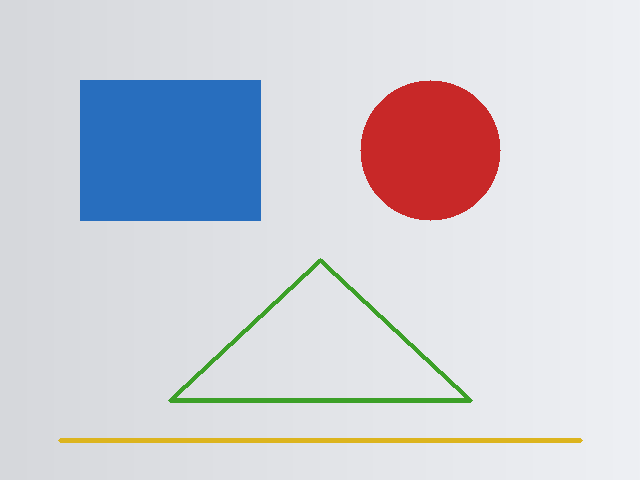
#> input picture lessons/python/素材/synth_shapes.png, 640 x 480 px, found by its file name
$ python 5-6.py
#> lines starting #> are read from the running program, lines starting #| are printed output that depends on the picture; after the words box and inside, x2 and y2 are one past the last pixel; in counts of white or black regions, pixels touching at a corner belong together
# 练习 5-6：Canny 加闭运算，按圆形度筛出圆球轮廓。
import cv2
import numpy as np


image = cv2.imread("素材/synth_shapes.png")
#> image is the input picture: shape (480, 640, 3); mean B, G, R 215, 207.5, 207.3
gray = cv2.cvtColor(image, cv2.COLOR_BGR2GRAY)
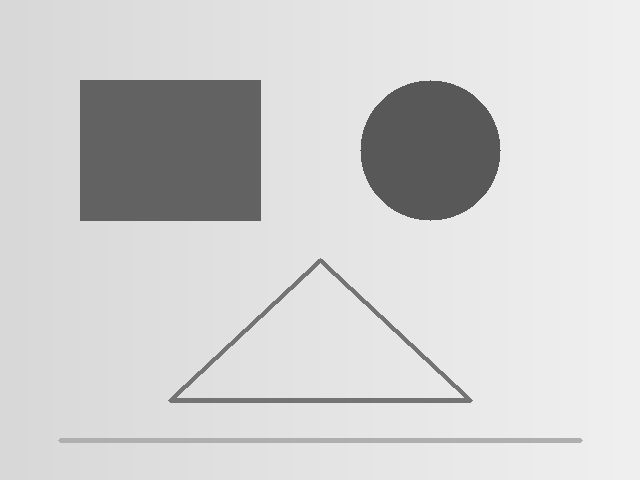
#> gray: shape (480, 640); min 88, max 240, mean 208.4
edges = cv2.Canny(gray, 50, 150)
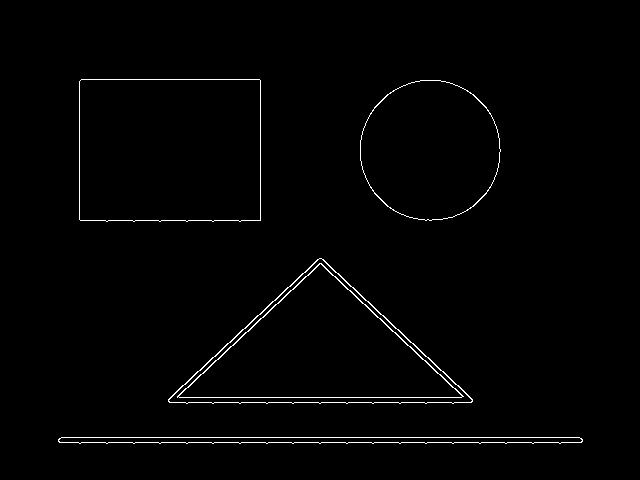
#> edges: shape (480, 640); 1.3% white in thin lines or dots, all inside (x1, y1, x2, y2) = (58, 79, 583, 444)
kernel = np.ones((3, 3), np.uint8)
closed = cv2.morphologyEx(edges, cv2.MORPH_CLOSE, kernel)
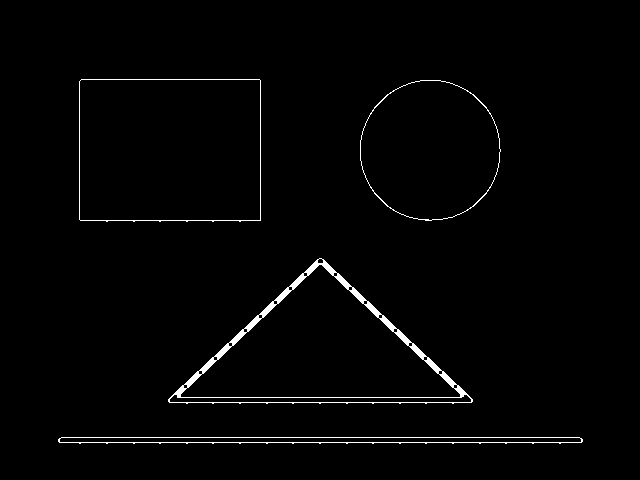
#> closed: shape (480, 640); 1.6% white; 4 white regions

contours, _ = cv2.findContours(closed, cv2.RETR_EXTERNAL,
                               cv2.CHAIN_APPROX_SIMPLE)
#> contours = 4 contours; box (x1, y1, x2, y2) and area: (79, 79, 261, 222) 25530, (168, 258, 473, 404) 22636, (360, 80, 501, 221) 15411, (58, 437, 583, 444) 2651
rounds = []
for contour in contours:
    area = cv2.contourArea(contour)
    perimeter = cv2.arcLength(contour, True)
    if area < 100 or perimeter == 0:
        continue
    circularity = 4.0 * np.pi * area / (perimeter * perimeter)
    if circularity > 0.8:
        x, y, w, h = cv2.boundingRect(contour)
        rounds.append((circularity, x + w // 2, y + h // 2))
#> this loop made 4 passes
#> (area, perimeter, circularity, x, y, w, h) on pass 3: (15411, 463.9, 0.9, 360, 80, 141, 141)
#> (area, perimeter, circularity) on passes 1, 2, 4: (2651, 1070.2, 0.0291), (22636, 738.7, 0.521), (25530, 646.6, 0.767)
#> after the loop, rounds = [(0.9, 430, 150)]

print("all:", len(contours), "round:", len(rounds))
#| all: 4 round: 1
for circularity, cx, cy in rounds:
    print("circle:", round(float(circularity), 2), (cx, cy))
#> this loop made 1 pass
#| circle: 0.9 (430, 150)

$ run again, with lessons/python/素材/synth_balls.png copied over lessons/python/素材/synth_shapes.png
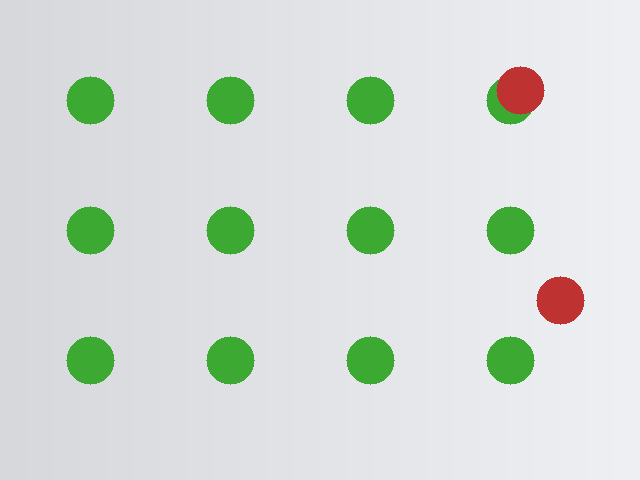
#> input picture lessons/python/素材/synth_balls.png, 640 x 480 px, found by its file name
#> image is the input picture: shape (480, 640, 3); mean B, G, R 217.3, 221.6, 214.1
#> `gray = cv2.cvtColor(image, cv2.COLOR_BGR2GRAY)`:
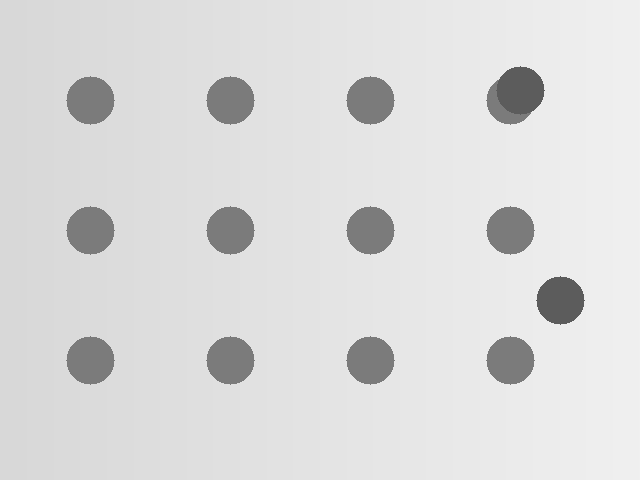
#> gray: shape (480, 640); min 92, max 240, mean 219
#> `edges = cv2.Canny(gray, 50, 150)`:
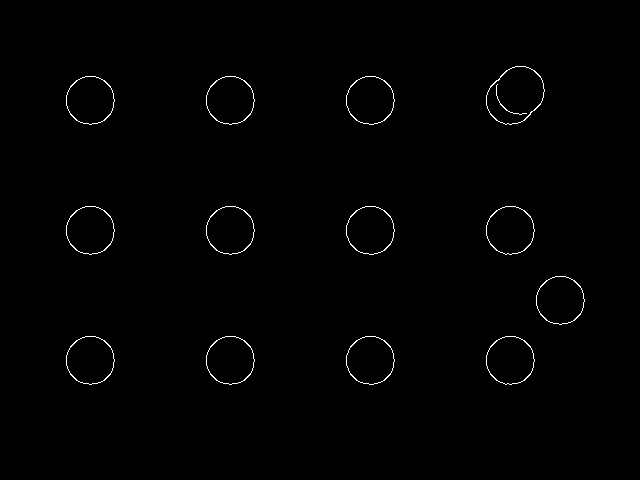
#> edges: shape (480, 640); 0.71% white in thin lines or dots, all inside (x1, y1, x2, y2) = (66, 66, 585, 385)
#> contours = 13 contours; largest, box (x1, y1, x2, y2) and area: (486, 66, 545, 125) 2481, (486, 336, 535, 385) 1808, (486, 206, 535, 255) 1808, (346, 336, 395, 385) 1804, (206, 336, 255, 385) 1804
#> the loop `for contour in contours:` made 13 passes
#> (area, perimeter, circularity, x, y, w, h) on passes 1 to 8: (1808, 159.2, 0.896, 486, 336, 49, 49), (1804, 159.2, 0.895, 346, 336, 49, 49), (1804, 159.2, 0.895, 206, 336, 49, 49), (1804, 159.2, 0.895, 66, 336, 49, 49), (1804, 159.2, 0.895, 536, 276, 49, 49), (1808, 159.2, 0.896, 486, 206, 49, 49), (1804, 159.2, 0.895, 346, 206, 49, 49), (1804, 159.2, 0.895, 206, 206, 49, 49)
#> after the loop `for contour in contours:`: rounds = [(0.896, 510, 360), (0.895, 370, 360), (0.895, 230, 360), (0.895, 90, 360), (0.895, 560, 300), (0.896, 510, 230), (0.895, 370, 230), (0.895, 230, 230), (0.895, 90, 230), (0.895, 370, 100), (0.895, 230, 100), (0.895, 90, 100), (0.876, 515, 95)]
#| all: 13 round: 13
#> the loop `for circularity, cx, cy in rounds:` made 13 passes
#> (printed output is left out)

$ run again, with lessons/python/素材/synth_chess_1.png copied over lessons/python/素材/synth_shapes.png
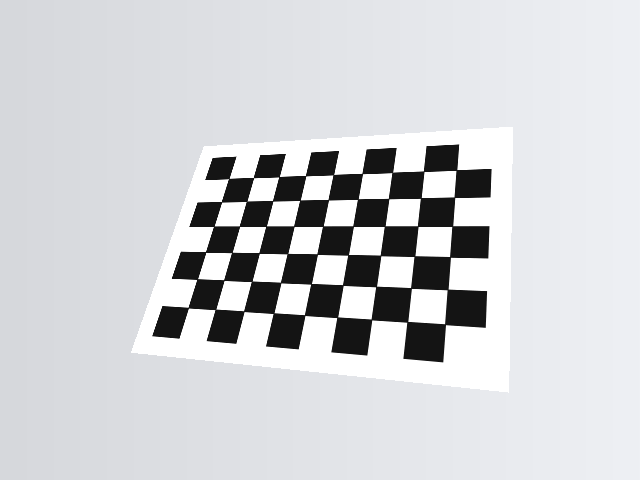
#> input picture lessons/python/素材/synth_chess_1.png, 640 x 480 px, found by its file name
#> image is the input picture: shape (480, 640, 3); mean B, G, R 213, 210, 208.6
#> `edges = cv2.Canny(gray, 50, 150)`:
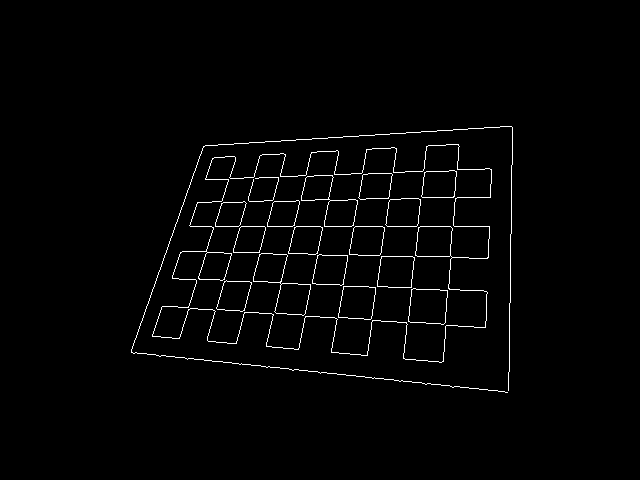
#> edges: shape (480, 640); 1.7% white in thin lines or dots, all inside (x1, y1, x2, y2) = (131, 126, 513, 393)
#> `closed = cv2.morphologyEx(edges, cv2.MORPH_CLOSE, kernel)`:
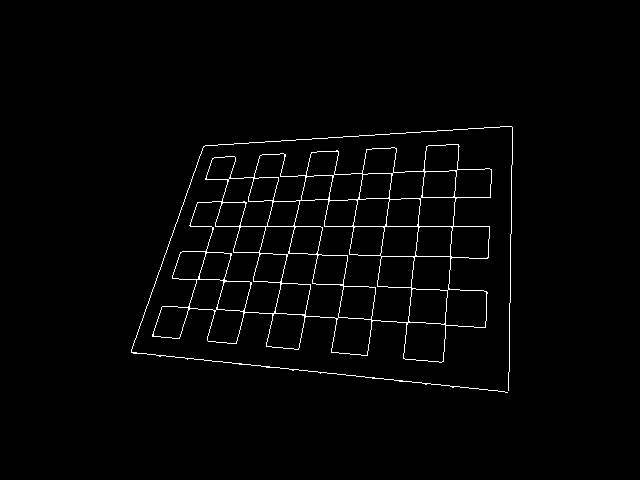
#> closed: shape (480, 640); 1.7% white in thin lines or dots, all inside (x1, y1, x2, y2) = (131, 126, 513, 393)
#> contours = 2 contours; box (x1, y1, x2, y2) and area: (152, 144, 492, 363) 48528, (131, 126, 513, 393) 29
#> the loop `for contour in contours:` made 2 passes
#> (area, perimeter, circularity) on pass 1: (48528.5, 1799.2, 0.188)
#> after the loop `for contour in contours:`: rounds = []
#| all: 2 round: 0

$ run again, with lessons/python/素材/synth_chess_2.png copied over lessons/python/素材/synth_shapes.png
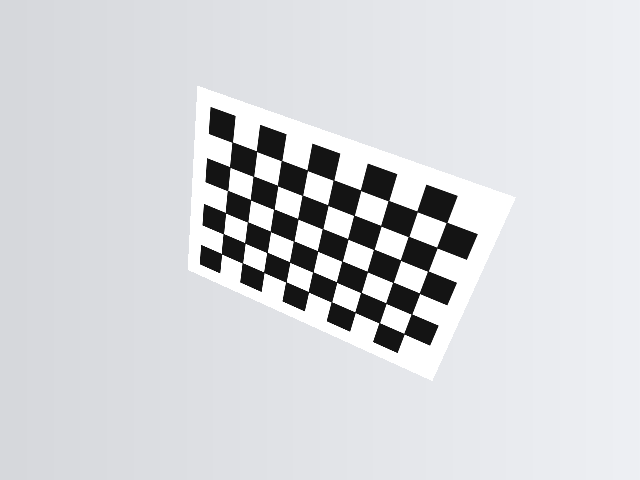
#> input picture lessons/python/素材/synth_chess_2.png, 640 x 480 px, found by its file name
#> image is the input picture: shape (480, 640, 3); mean B, G, R 218.5, 215.3, 213.6
#> `edges = cv2.Canny(gray, 50, 150)`:
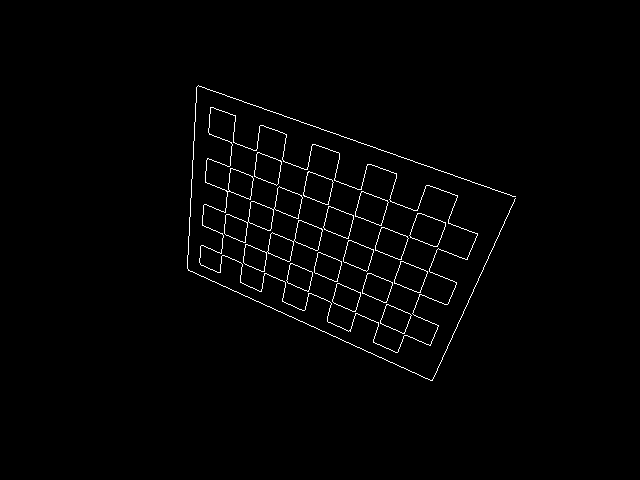
#> edges: shape (480, 640); 1.3% white in thin lines or dots, all inside (x1, y1, x2, y2) = (187, 85, 516, 381)
#> `closed = cv2.morphologyEx(edges, cv2.MORPH_CLOSE, kernel)`:
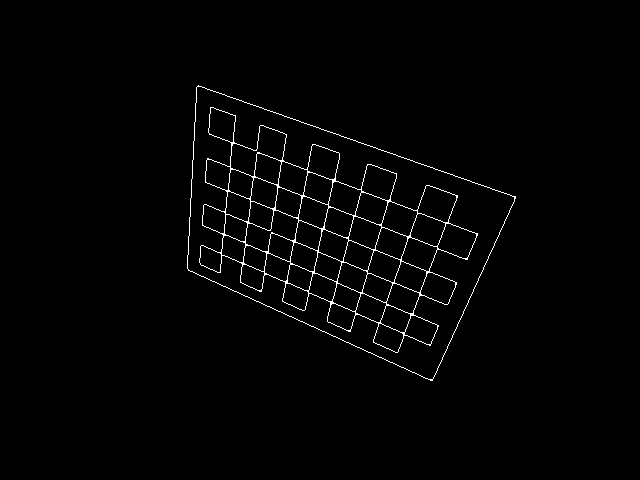
#> closed: shape (480, 640); 1.4% white in thin lines or dots, all inside (x1, y1, x2, y2) = (187, 85, 516, 381)
#> contours = 1 contour; box (x1, y1, x2, y2) and area: (187, 85, 516, 381) 57108
#> the loop `for contour in contours:` made 1 pass
#> (area, perimeter, circularity) on pass 1: (57108, 1060.9, 0.638)
#> after the loop `for contour in contours:`: rounds = []
#| all: 1 round: 0
